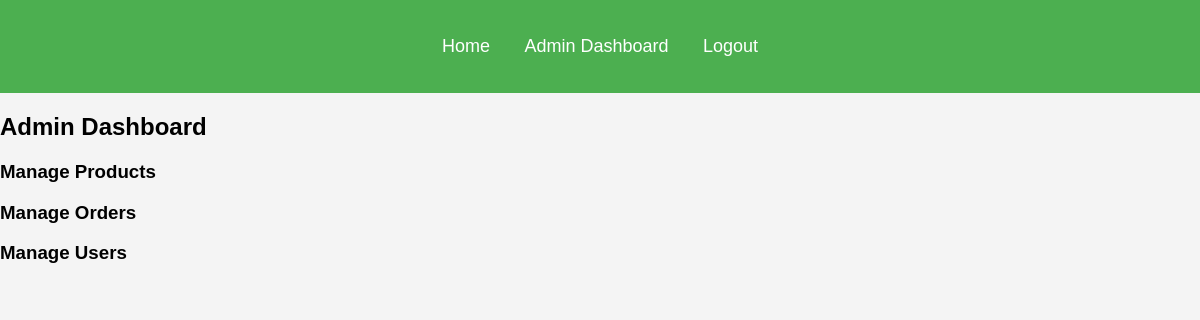
/Demo/Admindash.php, run on an earlier commit of the app's database.
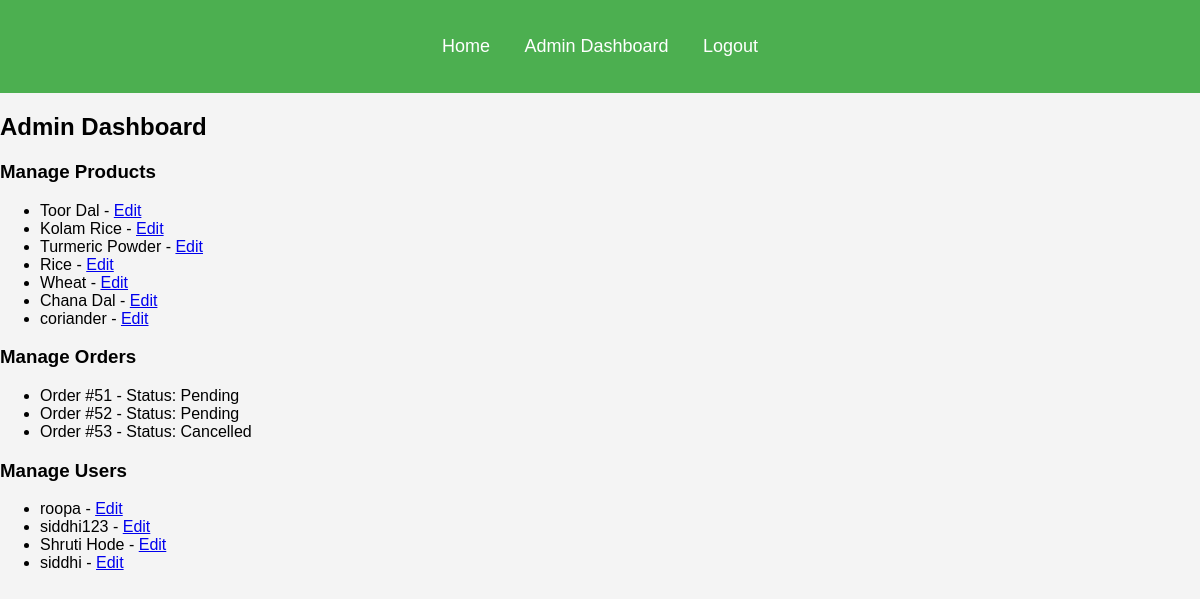
And on a later commit of the database.
### tables this page shows
CREATE TABLE IF NOT EXISTS `products` (
  `id` int NOT NULL AUTO_INCREMENT,
  `name` varchar(255) NOT NULL,
  `description` text,
  `price` decimal(10,2) NOT NULL,
  `unit` varchar(50) NOT NULL,
  `quantity` int NOT NULL,
  `category` varchar(100) NOT NULL,
  `location` varchar(100) NOT NULL,
  `image_url` varchar(255) DEFAULT NULL,
  `seller_id` int NOT NULL,
  `organic_certified` tinyint(1) DEFAULT '0',
  `in_stock` tinyint(1) DEFAULT '1',
  `delivery_options` varchar(255) DEFAULT NULL,
  `created_at` timestamp NULL DEFAULT CURRENT_TIMESTAMP,
  `updated_at` timestamp NULL DEFAULT CURRENT_TIMESTAMP ON UPDATE CURRENT_TIMESTAMP,
  PRIMARY KEY (`id`),
  KEY `seller_id` (`seller_id`)
);

CREATE TABLE IF NOT EXISTS `orders` (
  `id` int NOT NULL AUTO_INCREMENT,
  `buyer_id` int NOT NULL,
  `seller_id` int NOT NULL,
  `product_id` int NOT NULL,
  `quantity` int NOT NULL,
  `total_price` decimal(10,2) NOT NULL,
  `created_at` timestamp NULL DEFAULT CURRENT_TIMESTAMP,
  `order_date` date NOT NULL,
  `status` enum('Pending','Shipped','Delivered','Cancelled') NOT NULL DEFAULT 'Pending',
  PRIMARY KEY (`id`),
  KEY `buyer_id` (`buyer_id`),
  KEY `seller_id` (`seller_id`),
  KEY `product_id` (`product_id`)
);

CREATE TABLE IF NOT EXISTS `users` (
  `id` int NOT NULL AUTO_INCREMENT,
  `username` varchar(100) NOT NULL,
  `email` varchar(100) NOT NULL,
  `password_hash` varchar(255) NOT NULL,
  `role` enum('Farmer','Buyer','Admin') NOT NULL,
  `status` enum('approved','pending') NOT NULL DEFAULT 'pending',
  `otp` varchar(6) NOT NULL,
  `otp_verified` tinyint(1) DEFAULT '0',
  `otp_timestamp` timestamp NULL DEFAULT CURRENT_TIMESTAMP,
  `reset_token` varchar(300) DEFAULT NULL,
  `reset_token_expiry` datetime DEFAULT NULL,
  `address_line1` varchar(255) DEFAULT NULL,
  `address_line2` varchar(255) DEFAULT NULL,
  `city` varchar(100) DEFAULT NULL,
  `state` varchar(100) DEFAULT NULL,
  `postal_code` varchar(20) DEFAULT NULL,
  `country` varchar(100) DEFAULT NULL,
  `phone` varchar(20) DEFAULT NULL,
  PRIMARY KEY (`id`),
  UNIQUE KEY `email` (`email`)
);

### Demo/Admindash.php (the view, shortened to what this page needs)
<?php
$servername = "localhost";
$username = "root";
$password = "";
$dbname = "ams_db";
$conn = new mysqli($servername, $username, $password, $dbname);
$sql_products = "SELECT * FROM products";
$result_products = $conn->query($sql_products);
$sql_orders = "SELECT * FROM orders";
$result_orders = $conn->query($sql_orders);
$sql_users = "SELECT * FROM users";
$result_users = $conn->query($sql_users);
?>
<!DOCTYPE html>
<html lang="en">
<head>
    <link rel="stylesheet" href="Demo/style.css">
</head>
<body>
<header>
    <nav>
        <ul>
            <li><a href="index.php">Home</a></li>
            <li><a href="admin.php">Admin Dashboard</a></li>
            <li><a href="logout.php">Logout</a></li>
        </ul>
    </nav>
</header>
<section class="admin-dashboard">
    <h2>Admin Dashboard</h2>
    <div class="admin-section">
        <h3>Manage Products</h3>
        <ul>
            <?php while ($product = $result_products->fetch_assoc()) { ?>
                <li><?php echo $product['name']; ?> - <a href="edit-product.php?id=<?php echo $product['id']; ?>">Edit</a></li>
            <?php } ?>
        </ul>
    </div>
    <div class="admin-section">
        <h3>Manage Orders</h3>
        <ul>
            <?php while ($order = $result_orders->fetch_assoc()) { ?>
                <li>Order #<?php echo $order['id']; ?> - Status: <?php echo $order['status']; ?></li>
            <?php } ?>
        </ul>
    </div>
    <div class="admin-section">
        <h3>Manage Users</h3>
        <ul>
            <?php while ($user = $result_users->fetch_assoc()) { ?>
                <li><?php echo $user['username']; ?> - <a href="edit-user.php?id=<?php echo $user['id']; ?>">Edit</a></li>
            <?php } ?>
        </ul>
    </div>
</section>
</body>
</html>

What changed in the data, as far as the page shows it:
added products: name "Toor Dal"
added products: name "Kolam Rice"
added products: name "Turmeric Powder"
added products: name "Rice"
added products: name "Wheat"
added products: name "Chana Dal"
added products: name "coriander"
added orders: id "51", status "Pending"
added orders: id "52", status "Pending"
added orders: id "53", status "Cancelled"
added users: username "roopa"
added users: username "siddhi123"
added users: username "Shruti Hode"
added users: username "siddhi"
